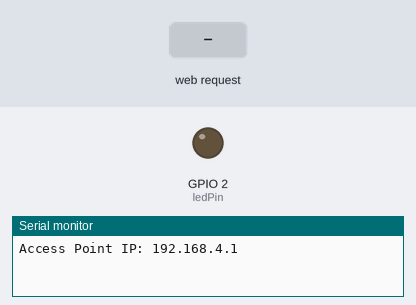
The sketch below on a simulated ESP32. On the bench: output pins drawn as LEDs (lit = HIGH), the last lines printed to the serial monitor. The test bench sets the inputs (shaded band).

Above: at 1.2 s.
1.3 s: HTTP request GET /led?state=on received
At 2.1 s:
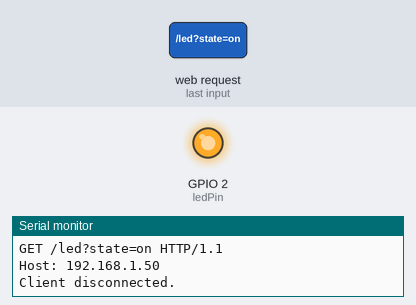
4.3 s: HTTP request GET /led?state=off received
At 5.6 s:
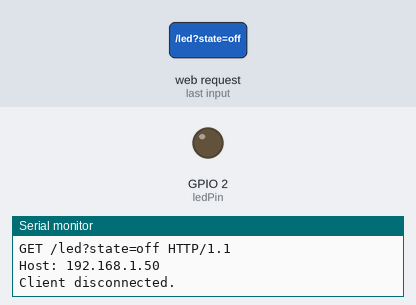
Timing chart, 0 to 7.3 s (numbered marks = the images above; inputs shaded):
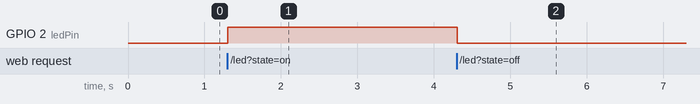

Measured:
- after the input at 1.3 s, GPIO 2 (ledPin): LOW → HIGH at once
- after the input at 4.3 s, GPIO 2 (ledPin): HIGH → LOW at once

The sketch:

esp32_led_toggle.ino
```cpp
#include <WiFi.h>

// Set LED GPIO
const int ledPin = 2;

// AP credentials
const char *ssid = "ESP32-LED-Control";
const char *password = "12345678";

// HTML Web Page
const char* htmlPage = R"rawliteral(
<!DOCTYPE html>
<html lang="en">
<head>
  <meta charset="UTF-8">
  <title>ESP32 LED Control</title>
  <meta name="viewport" content="width=device-width, initial-scale=1.0">

  <!-- Bootstrap CSS -->
  <link href="https://cdn.jsdelivr.net/npm/bootstrap@5.3.3/dist/css/bootstrap.min.css" rel="stylesheet">

  <!-- Font Awesome -->
  <link href="https://cdnjs.cloudflare.com/ajax/libs/font-awesome/6.5.0/css/all.min.css" rel="stylesheet">

  <!-- Animate.css -->
  <link href="https://cdnjs.cloudflare.com/ajax/libs/animate.css/4.1.1/animate.min.css" rel="stylesheet">

  <!-- SweetAlert2 -->
  <script src="https://cdn.jsdelivr.net/npm/sweetalert2@11"></script>

  <style>
    body {
      background: linear-gradient(to right, #1f4037, #99f2c8);
      color: #fff;
      font-family: 'Segoe UI', sans-serif;
      text-align: center;
      padding-top: 60px;
    }
    .card {
      background-color: rgba(0, 0, 0, 0.6);
      border: none;
      border-radius: 15px;
      padding: 30px;
      box-shadow: 0 0 15px rgba(0,0,0,0.3);
    }
    .btn-led {
      width: 150px;
      height: 60px;
      font-size: 20px;
      margin: 10px;
      border-radius: 30px;
    }
    footer {
      margin-top: 50px;
      font-size: 14px;
      color: #ddd;
    }
  </style>
</head>
<body>
  <div class="container animate_animated animate_fadeInDown">
    <div class="card mx-auto" style="max-width: 400px;">
      <h2><i class="fas fa-lightbulb"></i> ESP32 LED Control</h2>
      <p class="lead">Control your LED wirelessly</p>
      <button class="btn btn-success btn-led" onclick="toggleLED('on')"><i class="fas fa-power-off"></i> Turn ON</button>
      <button class="btn btn-danger btn-led" onclick="toggleLED('off')"><i class="fas fa-power-off"></i> Turn OFF</button>
    </div>
  </div>

  <script>
    function toggleLED(state) {
      fetch("/led?state=" + state)
        .then(() => {
          Swal.fire({
            icon: state === 'on' ? 'success' : 'info',
            title: LED turned ${state.toUpperCase()},
            showConfirmButton: false,
            timer: 1200
          });
        })
        .catch(err => {
          Swal.fire({
            icon: 'error',
            title: 'Oops...',
            text: 'Failed to send command!'
          });
        });
    }
  </script>
</body>
</html>
)rawliteral";


WiFiServer server(80);

void setup() {
  Serial.begin(115200);
  pinMode(ledPin, OUTPUT);
  digitalWrite(ledPin, LOW);

  // Set up ESP32 as Access Point
  WiFi.softAP(ssid, password);
  Serial.println();
  Serial.print("Access Point IP: ");
  Serial.println(WiFi.softAPIP());

  server.begin();
}

void loop() {
  WiFiClient client = server.available();
  if (client) {
    Serial.println("New Client Connected.");
    String request = "";
    while (client.connected()) {
      if (client.available()) {
        char c = client.read();
        request += c;
        if (c == '\n' && request.endsWith("\r\n\r\n")) break;
      }
    }

    Serial.println("Request:");
    Serial.println(request);

    // Handle request
    if (request.indexOf("/led?state=on") != -1) {
      digitalWrite(ledPin, HIGH);
    } else if (request.indexOf("/led?state=off") != -1) {
      digitalWrite(ledPin, LOW);
    }

    // Send response
    client.println("HTTP/1.1 200 OK");
    client.println("Content-type:text/html");
    client.println();
    client.print(htmlPage);
    client.println();
    delay(1);
    client.stop();
    Serial.println("Client disconnected.");
  }
}
```
